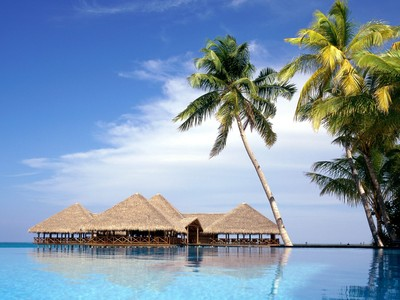
#> input picture p0-XX-YY/input/p0-1-0.png, 400 x 300 px, found by its file name
$ python main.py
#> lines starting #> are read from the running program, lines starting #| are printed output that depends on the picture; long printed decimals are rounded
#!/usr/bin/python3.6

import cv2
import copy as cp
import numpy as np

input = cv2.imread('./input/p0-1-0.png')
#> input is the input picture: shape (300, 400, 3); mean B, G, R 173, 149.9, 127.4

# I know that the function cvtColor exists, however as we are new to OpenCV we prefered to learn the hand coded way.

def swapRedBlue(img):
    aux = img[:,:,0]
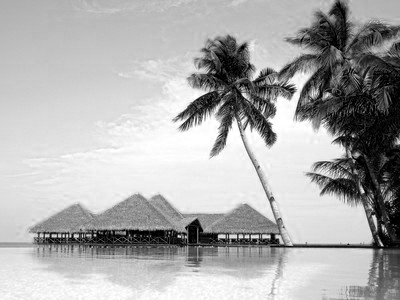
#> aux: shape (300, 400); min 0, max 255, mean 173
    img[:,:,0] = img[:,:,2]
    img[:,:,2] = aux

    cv2.imwrite('./output/p0-2-a-0.png', img)
    return img

def monochromeGreen(img):
    img = img[:,:,1]
#> img: shape (300, 400)

    cv2.imwrite('./output/p0-2-b-0.png', img)
    return img

def monochromeRed(img):
    img = img[:,:,2]
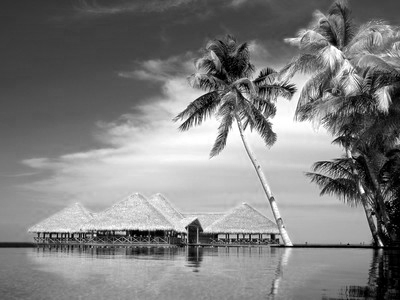
#> img: shape (300, 400); min 0, max 255, mean 127.4

    cv2.imwrite('./output/p0-2-c-0.png', img)
    return img

def insertImage(imgA, imgB):
    heightA, widthA = imgA.shape
#> heightA = 300; widthA = 400
    yiA = int(heightA/2) - 50
#> yiA = 100
    yfA = int(heightA/2) + 50
#> yfA = 200
    xiA = int(widthA/2) - 50
#> xiA = 150
    xfA = int(widthA/2) + 50
#> xfA = 250

    heightB, widthB = imgB.shape
#> heightB = 300; widthB = 400
    yiB = int(heightB/2) - 50
#> yiB = 100
    yfB = int(heightB/2) + 50
#> yfB = 200
    xiB = int(widthB/2) - 50
#> xiB = 150
    xfB = int(widthB/2) + 50
#> xfB = 250

    imgB[yiB:yfB, xiB:xfB] = imgA[yiA:yfA, xiA:xfA]

    cv2.imwrite('./output/p0-3-0.png', imgB)
    return imgB

def replaceChannelGreen(imgC, imgD):
    imgD[:,:,1] = imgC[:,:]

    cv2.imwrite('./output/p0-3-1.png', imgD)
    return input

def maxMinMean(img):
    print("Min: {0} Max: {1} Mean: {2} Standard Deviation: {3}".format(np.min(img), np.max(img), np.mean(img), np.std(img)))
#| Min: 0 Max: 255 Mean: 149.8543 Standard Deviation: 57.944

def normalize(img):
    mean = np.mean(img)
#> mean = 149.9
    deviation = np.std(img)
#> deviation = 57.94
    img = (((img - mean)/deviation) * 10) + mean
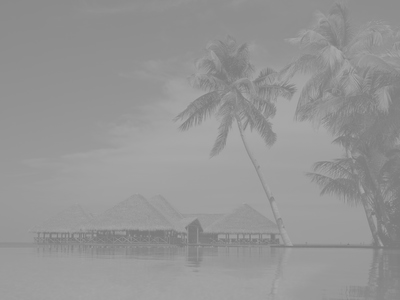
#> img: shape (300, 400) float64; min 124, max 168, mean 149.9

    cv2.imwrite('./output/p0-4-b-0.png', img)

def shiftLeft(img, shift):
#> called with shift = 2
    img = np.roll(img, (-1 * shift))
    height, width = img.shape
#> height = 300; width = 400
    img[:,width-shift:] = 0
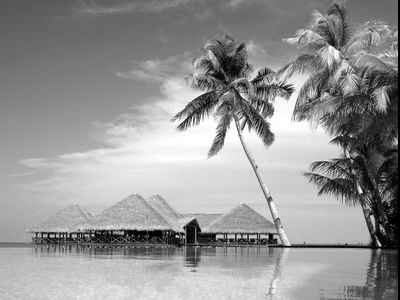
#> img: shape (300, 400); min 0, max 255, mean 149.1

    cv2.imwrite('./output/p0-4-c-0.png', img)
    return img

def subtractImages(img, imgSub):
    img[:,:] = img[:,:] - imgSub
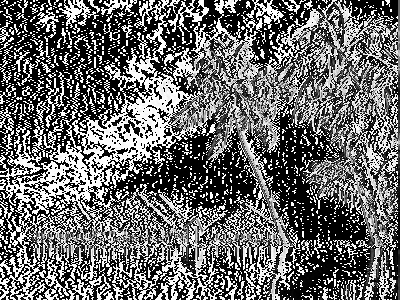
#> img: shape (300, 400); min 0, max 255, mean 106.9

    cv2.imwrite('./output/p0-4-c-1.png', img)

def addNoise(img, channel, sigma, index):
#> called with channel = 1, sigma = 10, index = 'a'
    height, width, depth = img.shape
#> height = 300

    noise = np.random.normal(0, sigma, (height,width))
    img[:,:,channel] = img[:,:,channel] + noise
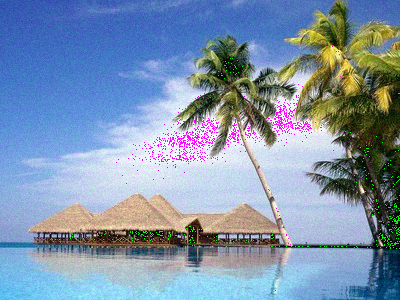
#> img: shape (300, 400, 3); mean of channels 0, 1, 2 173, 147.9, 127.4; drawn as B, G, R

    cv2.imwrite('./output/p0-5-{0}-0.png'.format(index), img)

swapRedBlue(cp.copy(input))

B = monochromeGreen(cp.copy(input))

A = monochromeRed(cp.copy(input))

C = insertImage(A, cp.copy(B))

replaceChannelGreen(C, cp.copy(input))

maxMinMean(B)

normalize(cp.copy(B))

imgShifted = shiftLeft(cp.copy(B), 2)

subtractImages(cp.copy(B), imgShifted)

sigma = 10

addNoise(cp.copy(input), 1, sigma, 'a')

addNoise(cp.copy(input), 0, sigma, 'b')
#> call 2 of addNoise, with channel = 0, sigma = 10, index = 'b'
#> in addNoise (call 2), `img[:,:,channel] = img[:,:,channel] + noise`:
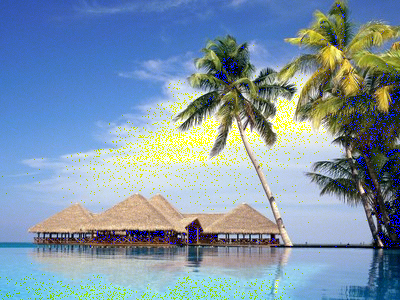
#> img: shape (300, 400, 3); mean of channels 0, 1, 2 168.6, 149.9, 127.4; drawn as B, G, R
